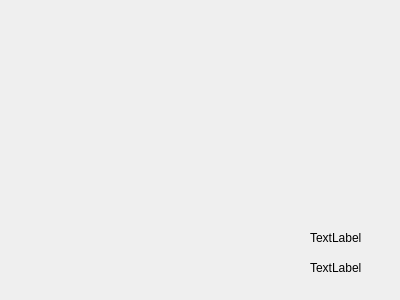
<?xml version="1.0" encoding="UTF-8"?>
<ui version="4.0">
 <class>stati</class>
 <widget class="QDialog" name="stati">
  <property name="geometry">
   <rect>
    <x>0</x>
    <y>0</y>
    <width>400</width>
    <height>300</height>
   </rect>
  </property>
  <property name="windowTitle">
   <string>Dialog</string>
  </property>
  <widget class="QLabel" name="label_3">
   <property name="geometry">
    <rect>
     <x>310</x>
     <y>230</y>
     <width>55</width>
     <height>16</height>
    </rect>
   </property>
   <property name="text">
    <string>TextLabel</string>
   </property>
  </widget>
  <widget class="QLabel" name="label_2">
   <property name="geometry">
    <rect>
     <x>310</x>
     <y>260</y>
     <width>55</width>
     <height>16</height>
    </rect>
   </property>
   <property name="text">
    <string>TextLabel</string>
   </property>
  </widget>
  <widget class="QWidget" name="widget" native="true">
   <property name="geometry">
    <rect>
     <x>280</x>
     <y>230</y>
     <width>21</width>
     <height>21</height>
    </rect>
   </property>
  </widget>
  <widget class="QWidget" name="widget_2" native="true">
   <property name="geometry">
    <rect>
     <x>280</x>
     <y>260</y>
     <width>21</width>
     <height>21</height>
    </rect>
   </property>
  </widget>
 </widget>
 <resources/>
 <connections/>
</ui>
